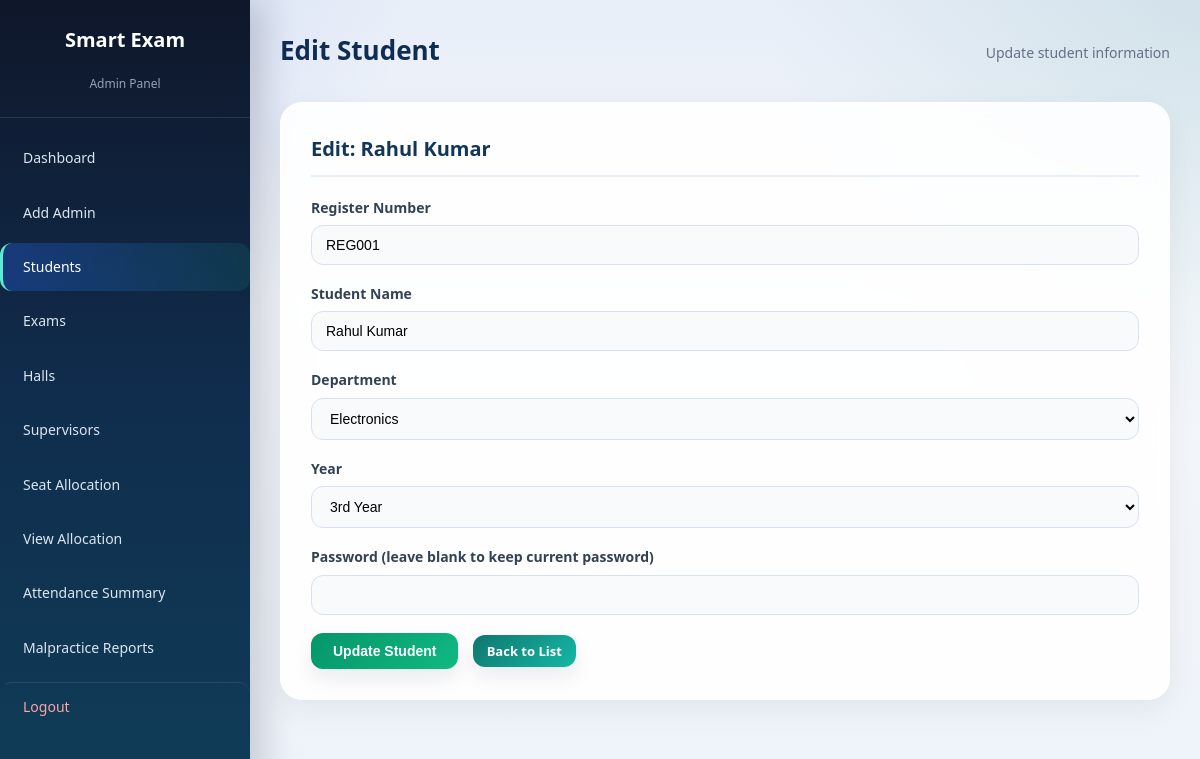
Screenshot of /edit_student.php?id=1 (signed in) with the database file from the repository.
### tables this page shows
CREATE TABLE IF NOT EXISTS students (
    id INT AUTO_INCREMENT PRIMARY KEY,
    register_no VARCHAR(20) NOT NULL UNIQUE,
    name VARCHAR(100) NOT NULL,
    department VARCHAR(50) NOT NULL,
    year INT NOT NULL,
    phone VARCHAR(20) DEFAULT '',
    parent_phone VARCHAR(20) DEFAULT '',
    password VARCHAR(255) NOT NULL
);

### edit_student.php (the view, shortened to what this page needs)
<?php
include('../db/config.php');
$id = isset($_GET['id']) ? (int)$_GET['id'] : 0;
$stmt = $conn->prepare("SELECT * FROM students WHERE id = ?");
$stmt->bind_param("i", $id);
if (!$stmt->execute()) {
    die("Error executing statement: " . $stmt->error);
}
$result = $stmt->get_result();
$student = $result->fetch_assoc();
?>
<!DOCTYPE html>
<html lang="en">
<head>
    <link rel="stylesheet" href="../css/style.css">
</head>
<body>
    <div class="page-wrapper">
        <div class="sidebar">
            <div class="sidebar-header">
                <h3>Smart Exam</h3>
                <p>Admin Panel</p>
            </div>
            <ul class="sidebar-nav">
                <li><a href="dashboard.php">Dashboard</a></li>
                <li><a href="add_admin.php">Add Admin</a></li>
                <li><a href="manage_students.php" class="active">Students</a></li>
                <li><a href="manage_exams.php">Exams</a></li>
                <li><a href="manage_halls.php">Halls</a></li>
                <li><a href="manage_supervisors.php">Supervisors</a></li>
                <li><a href="allocate_seat.php">Seat Allocation</a></li>
                <li><a href="view_allocation.php">View Allocation</a></li>
                <li><a href="view_attendance_summary.php">Attendance Summary</a></li>
                <li><a href="view_malpractice_summary.php">Malpractice Reports</a></li>
                <li><a href="logout.php" class="logout-link">Logout</a></li>
            </ul>
        </div>
        <div class="main-content">
            <div class="page-header">
                <h1>Edit Student</h1>
                <p>Update student information</p>
            </div>
            <div class="content-box">
                <h2>Edit: <?php echo htmlspecialchars($student['name']); ?></h2>
                <form method="POST" onsubmit="return validateStudentForm()">
                    <div class="form-group">
                        <label for="register_no">Register Number</label>
                        <input type="text" id="register_no" name="register_no"
                               value="<?php echo htmlspecialchars($student['register_no']); ?>" required>
                    </div>
                    <div class="form-group">
                        <label for="name">Student Name</label>
                        <input type="text" id="name" name="name"
                               value="<?php echo htmlspecialchars($student['name']); ?>" required>
                    </div>
                    <div class="form-group">
                        <label for="department">Department</label>
                        <select id="department" name="department" required>
                            <option value="Electronics" <?php echo ($student['department'] == 'Electronics') ? 'selected' : ''; ?>>Electronics</option>
                        </select>
                    </div>
                    <div class="form-group">
                        <label for="year">Year</label>
                        <select id="year" name="year" required>
                            <option value="3" <?php echo ($student['year'] == 3) ? 'selected' : ''; ?>>3rd Year</option>
                        </select>
                    </div>
                    <div class="form-group">
                        <label for="password">Password (leave blank to keep current password)</label>
                        <input type="password" id="password" name="password">
                    </div>
                    <button type="submit" class="btn btn-success">Update Student</button>
                    <a href="manage_students.php" class="btn btn-info btn-small" style="margin-left:10px;">Back to List</a>
                </form>
            </div>
        </div>
    </div>
</body>
</html>

### style.css (style rules this page uses)
:root { --bg: #f4f7fb; --bg-accent: #e8eef8; --surface: rgba(255, 255, 255, 0.9); --surface-strong: #ffffff; --text: #1f2937; --muted: #667085; --border: #d8e1ee; --primary: #0f766e; --primary-dark: #115e59; --secondary: #1d4ed8; --secondary-dark: #1e40af; --success: #059669; --success-dark: #047857; --danger: #dc2626; --danger-dark: #b91c1c; --warning: #d97706; --warning-dark: #b45309; --shadow: 0 18px 45px rgba(15, 23, 42, 0.08); --shadow-soft: 0 10px 30px rgba(15, 23, 42, 0.06); }
* { margin: 0; padding: 0; box-sizing: border-box; }
body { font-family: 'Trebuchet MS', 'Segoe UI', Tahoma, Geneva, Verdana, sans-serif; background: radial-gradient(circle at top left, rgba(29, 78, 216, 0.12), transparent 28%), radial-gradient(circle at top right, rgba(15, 118, 110, 0.1), transparent 30%), linear-gradient(180deg, var(--bg-accent) 0%, var(--bg) 38%, #eef3f9 100%); color: var(--text); line-height: 1.6; }
a { text-decoration: none; color: var(--secondary); }
.form-group { margin-bottom: 18px; }
.form-group label { display: block; margin-bottom: 6px; font-weight: 600; color: #334155; font-size: 14px; }
.form-group input, .form-group select, .form-group textarea { width: 100%; padding: 11px 14px; border: 1px solid var(--border); border-radius: 12px; font-size: 14px; transition: border-color 0.25s, box-shadow 0.25s, background-color 0.25s; background-color: rgba(248, 250, 252, 0.95); }
.btn { display: inline-block; padding: 10px 22px; border: none; border-radius: 12px; font-size: 14px; font-weight: 600; cursor: pointer; transition: transform 0.15s, box-shadow 0.2s, background-color 0.2s; box-shadow: 0 10px 20px rgba(15, 23, 42, 0.08); }
.btn-success { background: linear-gradient(135deg, var(--success), #10b981); color: #fff; }
.btn-info { background: linear-gradient(135deg, var(--primary), #14b8a6); color: #fff; }
.btn-small { padding: 6px 14px; font-size: 13px; }
.page-wrapper { display: flex; min-height: 100vh; }
.sidebar { width: 250px; background: linear-gradient(180deg, #0f172a 0%, #102c4c 48%, #0f3d57 100%); color: #fff; padding: 0; position: fixed; top: 0; left: 0; height: 100vh; overflow-y: auto; box-shadow: 14px 0 32px rgba(15, 23, 42, 0.18); }
.sidebar-header { padding: 24px 20px; text-align: center; border-bottom: 1px solid rgba(148, 163, 184, 0.18); }
.sidebar-header h3 { font-size: 16px; margin-bottom: 4px; }
.sidebar-header p { font-size: 12px; color: #94a3b8; }
.sidebar-nav { list-style: none; padding: 10px 0; }
.sidebar-nav li a { display: block; padding: 13px 20px; color: #dbe5f1; font-size: 14px; transition: background-color 0.25s, color 0.25s, border-left-color 0.25s; border-left: 3px solid transparent; }
.sidebar-nav li a:hover, .sidebar-nav li a.active { background: linear-gradient(90deg, rgba(37, 99, 235, 0.34), rgba(15, 118, 110, 0.22)); color: #fff; border-left-color: #5eead4; text-decoration: none; }
.sidebar-nav li a.logout-link { color: #fca5a5; border-top: 1px solid rgba(148, 163, 184, 0.18); margin-top: 10px; }
.sidebar h3 { font-size: 20px; margin-bottom: 18px; color: #fff; }
.sidebar a { display: block; color: #dbe5f1; padding: 12px 16px; border-radius: 12px; transition: background-color 0.25s, color 0.25s; margin: 6px 0; }
.sidebar a:hover, .sidebar a.active { background: rgba(255, 255, 255, 0.08); color: #fff; }
.main-content { margin-left: 250px; padding: 30px; flex: 1; background-color: transparent; }
.page-header { margin-bottom: 25px; display: flex; align-items: center; justify-content: space-between; gap: 20px; flex-wrap: wrap; }
.page-header h1 { font-size: 26px; color: #0f2d52; margin-bottom: 5px; }
.page-header p { color: var(--muted); font-size: 14px; }
.content-box { background: var(--surface); border-radius: 22px; padding: 30px; box-shadow: var(--shadow-soft); margin-bottom: 25px; border: 1px solid rgba(255, 255, 255, 0.9); backdrop-filter: blur(8px); }
.content-box h2 { font-size: 20px; color: #12355b; margin-bottom: 20px; padding-bottom: 10px; border-bottom: 2px solid #e7eef7; }

### rows the page displays
students: name "Rahul Kumar", register_no "REG001", year "3rd Year"
